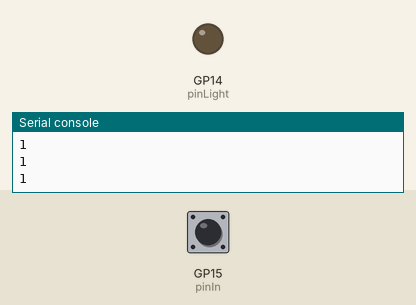
Recording of a program running on a simulated Raspberry Pi Pico running MicroPython. Parts: output pins drawn as LEDs (lit = HIGH), the last lines printed to the serial console. The inputs (shaded band) are chosen by the test bench; at power-on: GP15 (pinIn) HIGH.

Above: at 1.2 s.
1.3 s: GP15 (pinIn) pulled LOW for 0.35 s
At 1.65 s:
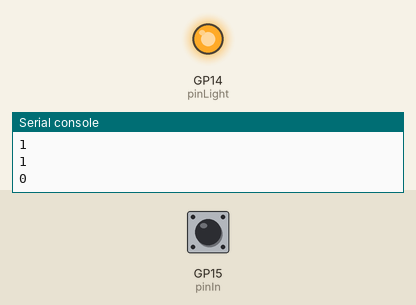
3.3 s: GP15 (pinIn) pulled LOW for 3.2 s
At 7.2 s:
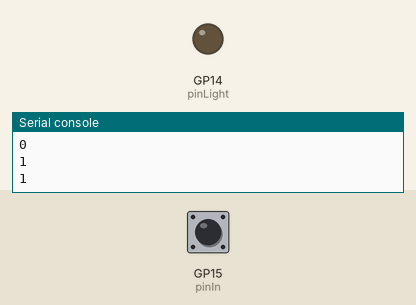
Timing chart, 0 to 8.7 s (numbered marks = the images above; inputs shaded):
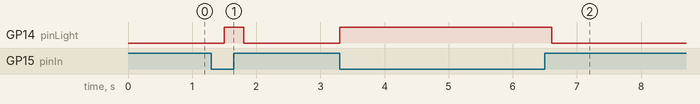

The program:

internal-pull-up.py
```python
import machine
import utime

# Use internal pull-up on input pin
pinIn = machine.Pin(15, machine.Pin.IN, machine.Pin.PULL_UP)

# Set output pin (no pull-up needed for output)
pinLight = machine.Pin(14, machine.Pin.OUT)

try:
    while True:
        readVal = pinIn.value()  # Will be 1 when NOT pressed (pulled up), 0 when pressed (grounded)
        print(readVal)

        if readVal == 0:
            pinLight.value(1)  # Turn on light
        else:
            pinLight.value(0)  # Turn off light

        utime.sleep(0.3)

except KeyboardInterrupt:
    # Not strictly needed on Pico, but you can reset output pin as input if you want to 'clean up'
    pinIn = machine.Pin(15, machine.Pin.IN)
    pinLight = machine.Pin(14, machine.Pin.IN)
    print("Pins reset")
```

Measured:
- after the input at 1.3 s, GP14 (pinLight): LOW → HIGH after 0.20 s, → LOW 0.30 s later
- after the input at 3.3 s, GP14 (pinLight): LOW → HIGH at once, → LOW 3.3 s later
